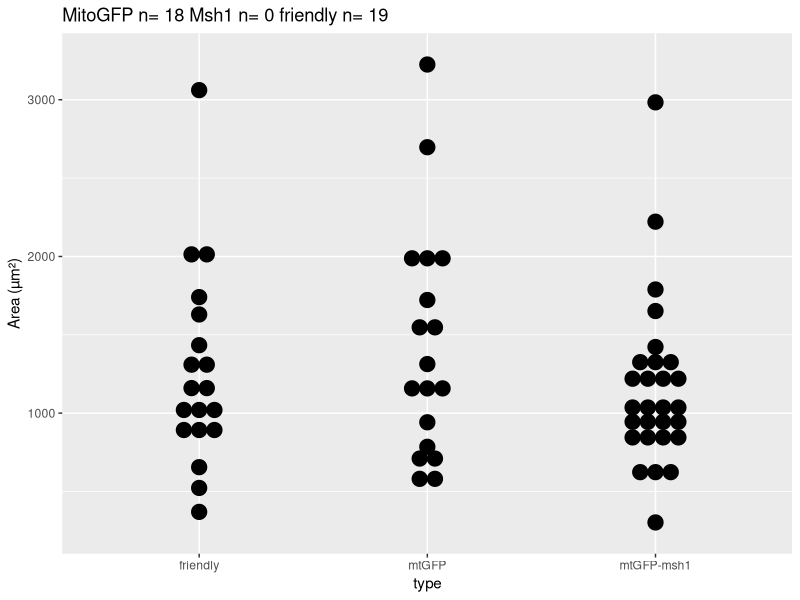
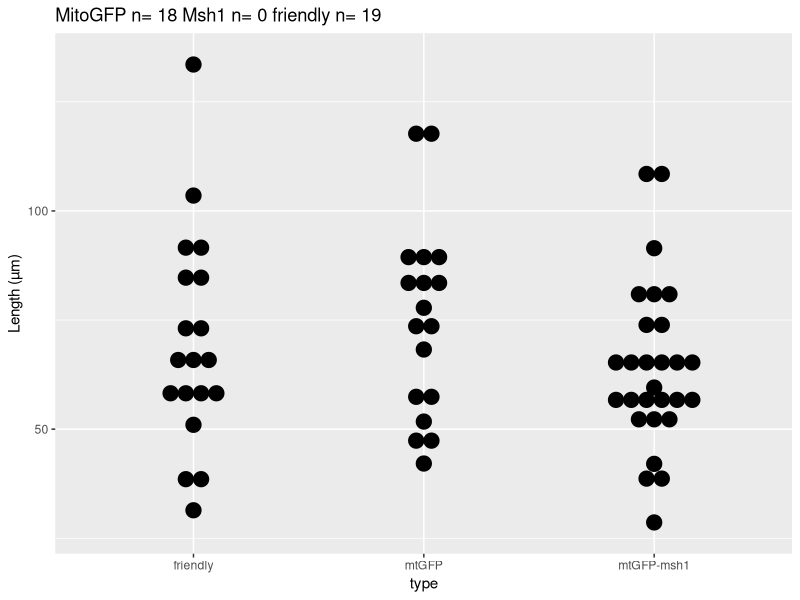
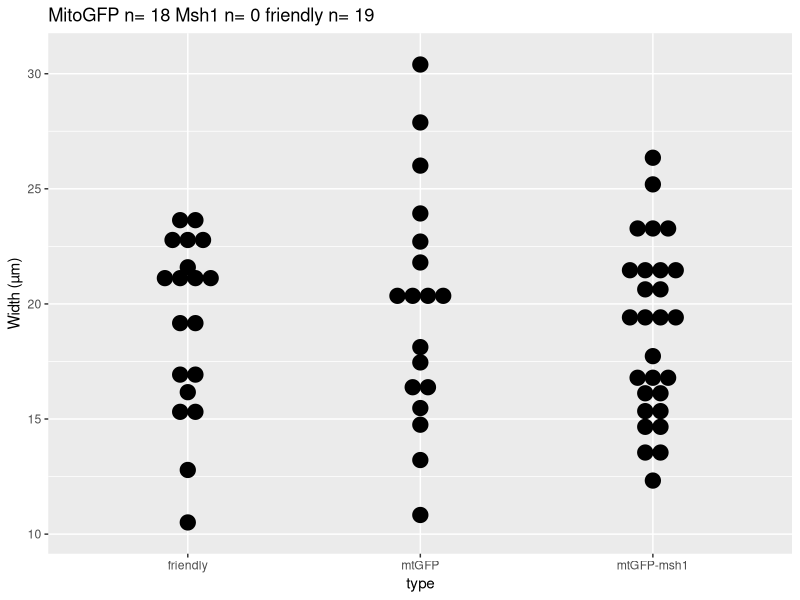
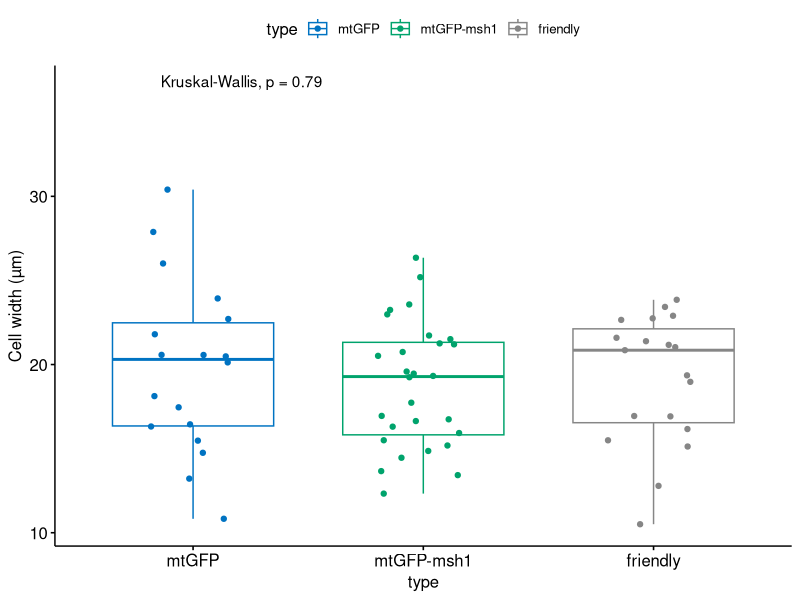
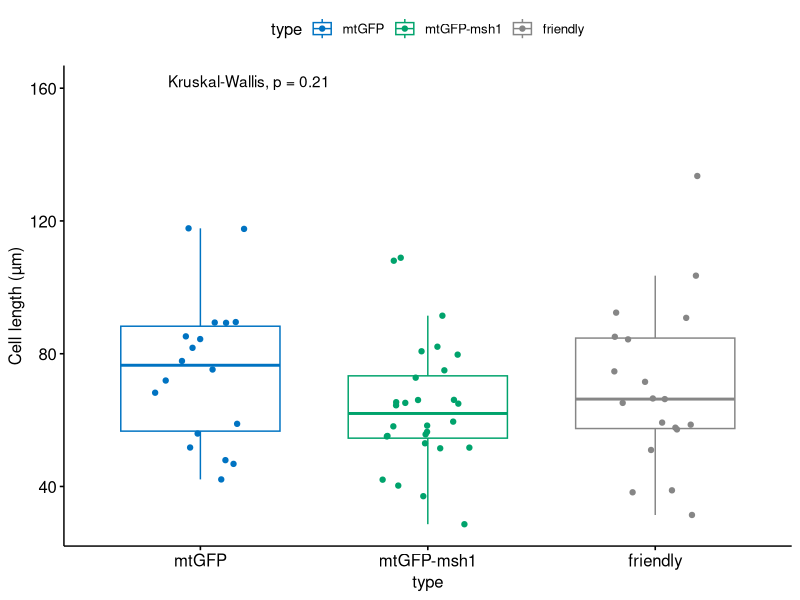
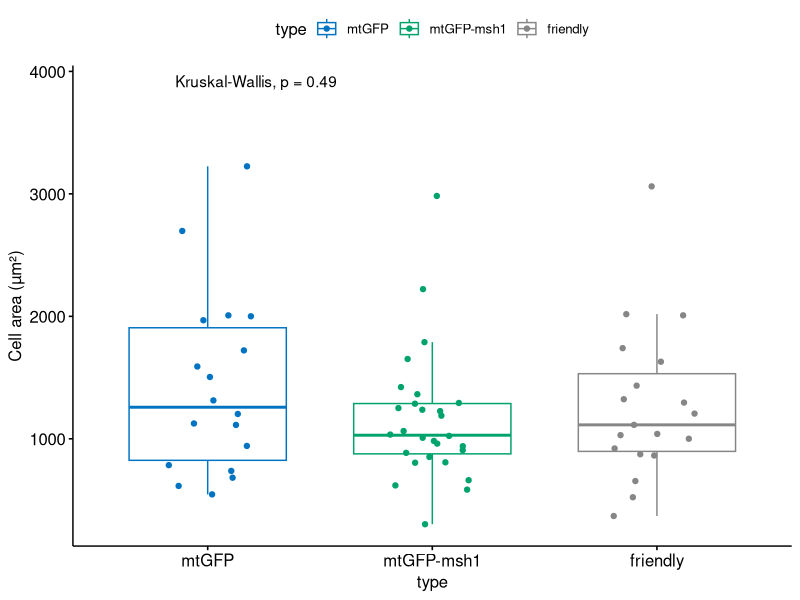
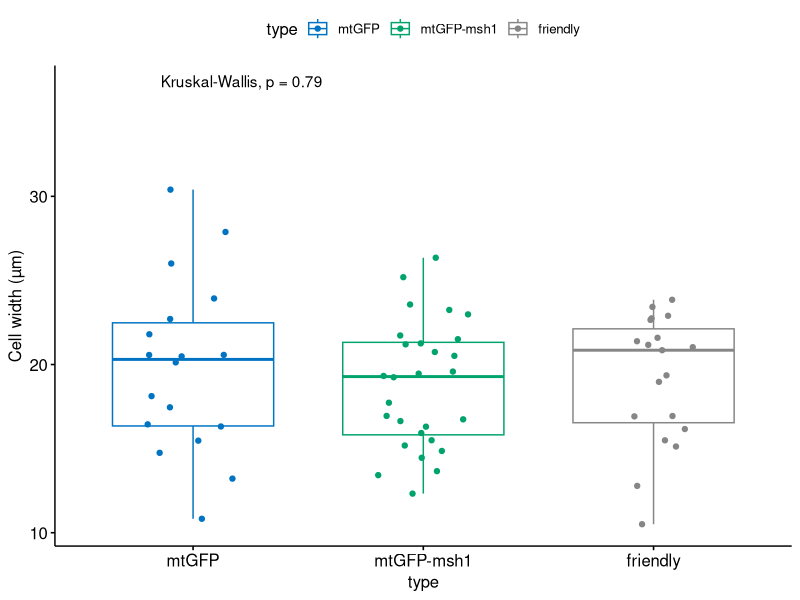
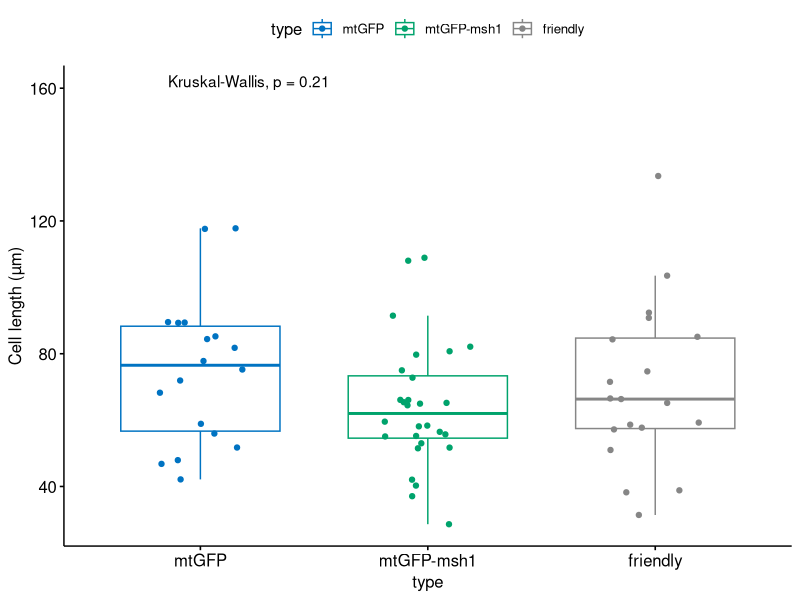

Write the R code that produced these figures, in order.
#Quantifying cell types in order to make claims about differences in spread between msh1 and mtGFP
#I took the length/width and area of the CROPPEDADJUSTED cells for all msh1/mtGFP/fr cells
#length and width by drawing and measuring a line across the cell and area by tracing around the outside (ImageJ), and using Measure function (reads out in microns)

library(ggplot2)
library(rstatix)
library(ggpubr)

cellSizes<-read.csv("cellSizes/CellSizesQuantify.csv")
cellSizesTable<-data.frame(cellSizes$Type,cellSizes$Y..long.,as.numeric(cellSizes$X..short.),cellSizes$All.sizes.taken.from.ADJUSTEDCROPPED.videos)
colnames(cellSizesTable)<-c("type","length","width","area" )

#area
ggplot(cellSizesTable, aes(x=type, y=area)) + geom_dotplot(binaxis = "y", stackdir ="center") + ylab("Area (µm\u00B2)") +
  ggtitle(paste( "MitoGFP n=",length(which(cellSizesTable$type %in% "mtGFP")), "Msh1 n=", length(which(cellSizesTable$type %in% "msh1")),"friendly n=",length(which(cellSizesTable$type %in% "friendly"))))

#length
ggplot(cellSizesTable, aes(x=type, y=length)) + geom_dotplot(binaxis = "y", stackdir ="center") + ylab("Length (µm)") +
  ggtitle(paste( "MitoGFP n=",length(which(cellSizesTable$type %in% "mtGFP")), "Msh1 n=", length(which(cellSizesTable$type %in% "msh1")),"friendly n=",length(which(cellSizesTable$type %in% "friendly"))))

#width
ggplot(cellSizesTable, aes(x=type, y=width)) + geom_dotplot(binaxis = "y", stackdir ="center") + ylab("Width (µm)") +
  ggtitle(paste( "MitoGFP n=",length(which(cellSizesTable$type %in% "mtGFP")), "Msh1 n=", length(which(cellSizesTable$type %in% "msh1")),"friendly n=",length(which(cellSizesTable$type %in% "friendly"))))

#test area
head(cellSizesTable)
kruskal.test(area ~ type, data = cellSizesTable)
cellSizesTable %>% dunn_test(area ~ type, p.adjust.method = "fdr") 

#test length
head(cellSizesTable)
kruskal.test(length ~ type, data = cellSizesTable)
cellSizesTable %>% dunn_test(length ~ type, p.adjust.method = "fdr") 

#test area
head(cellSizesTable)
kruskal.test(width ~ type, data = cellSizesTable)
cellSizesTable %>% dunn_test(width ~ type, p.adjust.method = "fdr") 


#set the colour palette for plots  
mypalette = c("#0073C2FF", "#00A36C", "#868686FF")

# Plot pairwise comparisons
#width
compare_means(width ~ type,  data = cellSizesTable, method = "kruskal.test")
pwc<-cellSizesTable %>% dunn_test(width ~ type, p.adjust.method = "fdr") 

pwc <- pwc %>% add_xy_position(x = "type")
pwc$p.adj<-round(pwc$p.adj, digits = 3)

widthplot<-ggboxplot(cellSizesTable, x = "type", y = "width",
          color = "type", palette = mypalette, outlier.shape = NA) +  
  geom_jitter(width = 0.2,aes(color = type)) + ylab("Cell width (µm)") + 
  #stat_pvalue_manual(pwc, label= "p = {p.adj}",step.increase = 0.05) + # Add pairwise comparisons p-value change height of label by vjust = -0.2
  stat_compare_means(label.y= max(cellSizesTable$width)+(max(cellSizesTable$width)/5))    # Add global p-value
widthplot
ggsave("CellWidthPlot.png",widthplot)

#length

compare_means(length ~ type,  data = cellSizesTable, method = "kruskal.test")
pwc<-cellSizesTable %>% dunn_test(length ~ type, p.adjust.method = "fdr") 

pwc <- pwc %>% add_xy_position(x = "type")
pwc$p.adj<-round(pwc$p.adj, digits = 3)

lengthplot<-ggboxplot(cellSizesTable, x = "type", y = "length",
                     color = "type", palette = mypalette,outlier.shape = NA) +  
  geom_jitter(width = 0.2,aes(color = type)) + ylab("Cell length (µm)") + 
 # stat_pvalue_manual(pwc, label= "p = {p.adj}",step.increase = 0.05) + # Add pairwise comparisons p-value change height of label by vjust = -0.2
  stat_compare_means(label.y= max(cellSizesTable$length)+(max(cellSizesTable$length)/5))    # Add global p-value
lengthplot
ggsave("CelllengthPlot.png",lengthplot)

#area

#x$name <- factor(x$name, levels = x$name[order(x$val)])
#x$name  # notice the changed order of factor levels

compare_means(area ~ type,  data = cellSizesTable, method = "kruskal.test")
pwc<-cellSizesTable %>% dunn_test(area ~ type, p.adjust.method = "fdr") 

pwc <- pwc %>% add_xy_position(x = "type")
pwc$p.adj<-round(pwc$p.adj, digits = 3)

areaplot<-ggboxplot(cellSizesTable, x = "type", y = "area",
                      color = "type", palette = mypalette, outlier.shape = NA) +  
  geom_jitter(width = 0.2,aes(color = type)) + ylab("Cell area (µm\u00B2)") + 
 # stat_pvalue_manual(pwc, label= "p = {p.adj}",step.increase = 0.09) + # Add pairwise comparisons p-value change height of label by vjust = -0.2
  stat_compare_means(label.y= max(cellSizesTable$area)+(max(cellSizesTable$area)/5))    # Add global p-value
areaplot
ggsave("CellareaPlot.png",areaplot,width = 10, height=16, units = "cm")

#______________________________________
#^ This plot is Supplementary Figure 5
#______________________________________

